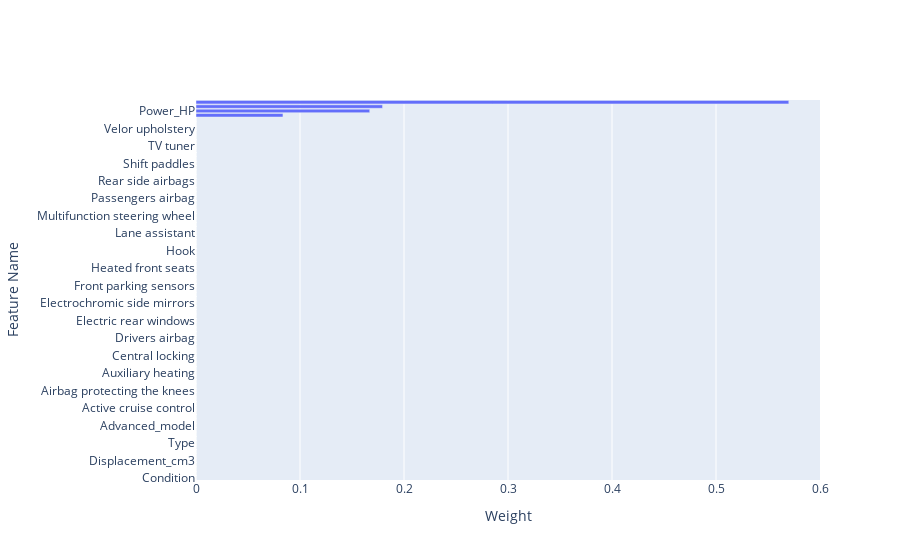

The notebook cell saved with this chart:
### Code cell
training_process(
    model_name="basic_tree_classifier",
    model_class=PriceClassifierBasicModel,
    hyperparameters_class=DecisionTreeHyperparams,
    intervals_function=lambda x: 10 ** (0.4 * x) + 500 * (x + 1) ** 1.2 + 500 * x**0.8,
    # param_grid = {
    #     "criterion": ["gini", "entropy"],           # Funkcje podziału
    #     "splitter": ["best"],                       # Deterministyczny podział
    #     "max_depth": [20, 30],                     # Ograniczone głębokości
    #     "min_samples_split": [10, 50],             # Mniej wartości do testowania
    #     "min_samples_leaf": [5, 10],               # Minimalna liczba próbek w liściu
    #     "max_features": ["sqrt", 0.5],             # Proporcja cech lub pierwiastek
    #     "max_leaf_nodes": [50, 100],               # Umiarkowane ograniczenie liczby liści
    #     "ccp_alpha": [0.0, 0.01],               # Przycinanie drzewa
    #     'min_weight_fraction_leaf': [0.0],
    #     'min_impurity_decrease': [0.0]
    # },
    category_encoding=True,
)

### Figure 1 — Plotly figure (JSON) as saved in the notebook; plotly's stock layout.template omitted (floating-point values rounded to 4 significant figures)
{"data": [{"orientation": "h", "type": "bar", "x": [0, 0, 0, 0, 0, 0, 0, 0, 0, 0, 0, 0, 0, 0, 0, 0, 0, 0, 0, 0, 0, 0, 0, 0, 0, 0, 0, 0, 0, 0, 0, 0, 0, 0, 0, 0, 0, 0, 0, 0, 0, 0, 0, 0, 0, 0, 0, 0, 0, 0, 0, 0, 0, 0, 0, 0, 0, 0, 0, 0, 0, 0, 0, 0, 0, 0, 0, 0, 0, 0, 0, 0, 0, 0, 0, 0, 0, 0, 0, 0, 0, 0, 0, 0.08361, 0.167, 0.1794, 0.57], "y": ["Condition", "Vehicle_brand", "Vehicle_model", "Vehicle_generation", "Displacement_cm3", "Fuel_type", "Drive", "Transmission", "Type", "Doors_number", "Colour", "First_owner", "Advanced_model", "ABS", "ASR (traction control)", "AUX socket", "Active cruise control", "Adjustable suspension", "Aftermarket radio", "Air curtains", "Airbag protecting the knees", "Alarm", "Alloy wheels", "Automatic air conditioning", "Auxiliary heating", "Blind spot sensor", "CD", "CD changer", "Central locking", "Cruise control", "DVD player", "Daytime running lights", "Drivers airbag", "Dual zone air conditioning", "ESP(stabilization of the track)", "Electric front windows", "Electric rear windows", "Electrically adjustable mirrors", "Electrically adjustable seats", "Electrochromic rear view mirror", "Electrochromic side mirrors", "Factory radio", "Fog lights", "Four-zone air conditioning", "Front parking sensors", "Front side airbags", "GPS navigation", "HUD(head-up display)", "Heated front seats", "Heated rear seats", "Heated side mirrors", "Heated windscreen", "Hook", "Immobilizer", "Isofix", "LED lights", "Lane assistant", "Leather upholstery", "MP3", "Manual air conditioning", "Multifunction steering wheel", "On-board computer", "Panoramic roof", "Parking assistant", "Passengers airbag", "Power steering", "Rain sensor", "Rear parking sensors", "Rear side airbags", "Rear view camera", "Roof rails", "SD socket", "Shift paddles", "Speed limiter", "Start-Stop system", "Sunroof", "TV tuner", "Tinted windows", "Twilight sensor", "USB socket", "Velor upholstery", "Xenon lights", "is_outlier", "Bluetooth", "Power_HP", "Mileage_km", "Production_year"]}], "layout": {"xaxis": {"title": {"text": "Weight"}}, "yaxis": {"title": {"text": "Feature Name"}}}}
